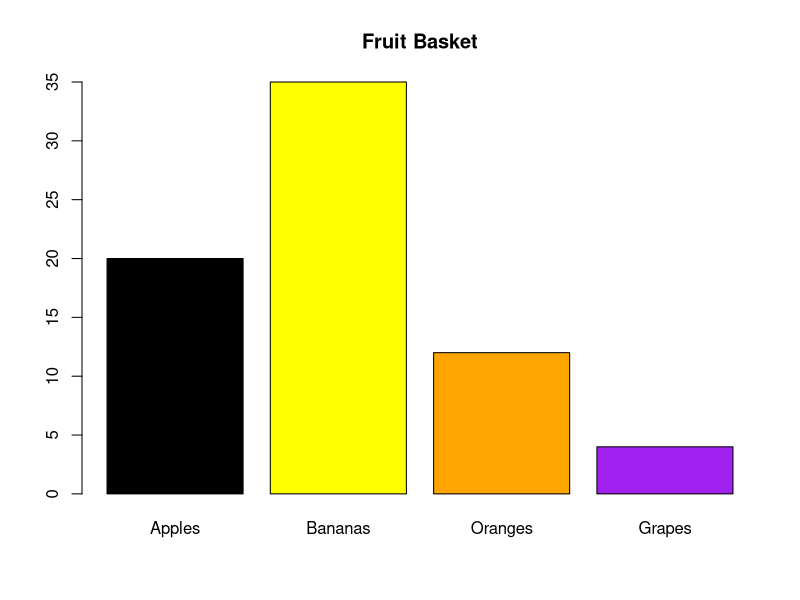
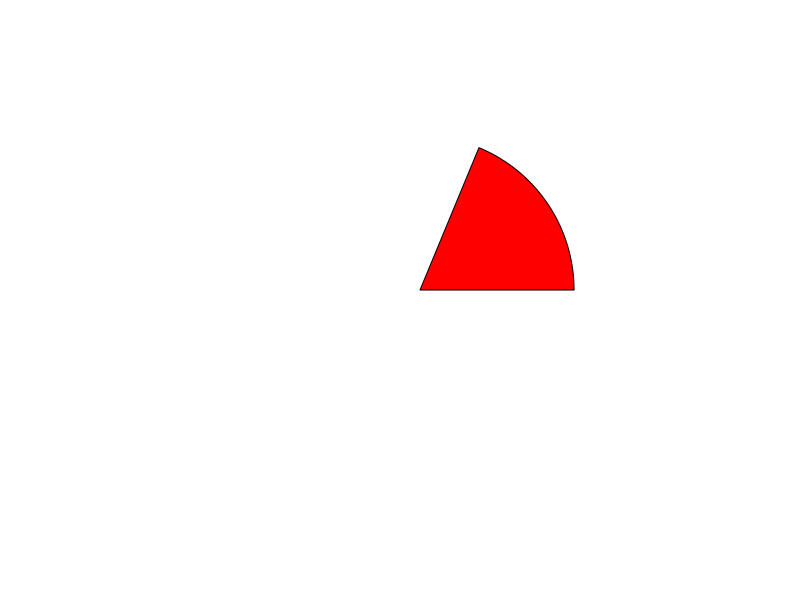

Reproduce these figures in R, in order. (Note: this script raises an error after producing the figures.)
# Data (number of fruits)
fruits <- c(20, 35, 12, 4)
fruit_names <- c("Apples", "Bananas", "Oranges", "Grapes")

# Create the bar chart with a custom color palette
barplot(fruits, names.arg = fruit_names, main = "Fruit Basket",
        col = c("black", "yellow", "orange", "purple"))
# Sample data (replace with your data)
slices <- c(15, 20, 35, 10)
r77labels <- c("Apples", "Bananas", "Oranges", "Grapes")

# Create the pie chart
pie(slices, labels = labels, main = "Pie Chart Title", col = rainbow(length(slices)))

